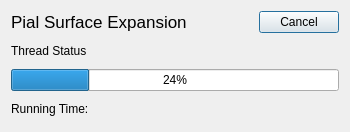
<?xml version="1.0" encoding="UTF-8"?>
<ui version="4.0">
 <class>PialSurfaceThreadDialog</class>
 <widget class="QDialog" name="PialSurfaceThreadDialog">
  <property name="geometry">
   <rect>
    <x>0</x>
    <y>0</y>
    <width>350</width>
    <height>132</height>
   </rect>
  </property>
  <property name="windowTitle">
   <string>Pial Surface Expansion</string>
  </property>
  <layout class="QVBoxLayout" name="verticalLayout">
   <item>
    <layout class="QHBoxLayout" name="horizontalLayout">
     <item>
      <widget class="QLabel" name="processDescription">
       <property name="font">
        <font>
         <pointsize>13</pointsize>
        </font>
       </property>
       <property name="text">
        <string>Pial Surface Expansion</string>
       </property>
      </widget>
     </item>
     <item>
      <spacer name="horizontalSpacer">
       <property name="orientation">
        <enum>Qt::Horizontal</enum>
       </property>
       <property name="sizeHint" stdset="0">
        <size>
         <width>40</width>
         <height>20</height>
        </size>
       </property>
      </spacer>
     </item>
     <item>
      <widget class="QPushButton" name="cancel">
       <property name="maximumSize">
        <size>
         <width>80</width>
         <height>16777215</height>
        </size>
       </property>
       <property name="text">
        <string>Cancel</string>
       </property>
      </widget>
     </item>
    </layout>
   </item>
   <item>
    <widget class="QLabel" name="statusMessage">
     <property name="text">
      <string>Thread Status</string>
     </property>
    </widget>
   </item>
   <item>
    <widget class="QProgressBar" name="progressBar">
     <property name="value">
      <number>24</number>
     </property>
    </widget>
   </item>
   <item>
    <widget class="QLabel" name="elapsedTime">
     <property name="text">
      <string>Running Time: </string>
     </property>
    </widget>
   </item>
  </layout>
 </widget>
 <resources/>
 <connections/>
</ui>
